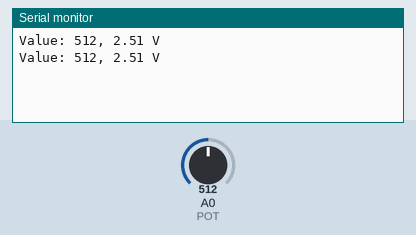
A sketch run on a simulated Arduino Uno, built with avr-gcc and run on an emulated ATmega328P. Parts: the last lines printed to the serial monitor. The inputs (shaded band) are chosen by the test bench; at power-on: A0 (POT) = 512.

Above: at 1.8 s.
1.9 s: A0 (POT) set to 716
At 2.6 s:
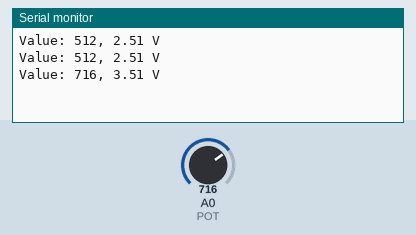
3.4 s: A0 (POT) set to 900
At 4.8 s:
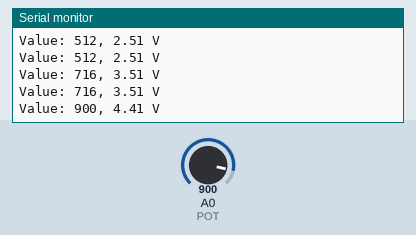
Timing chart, 0 to 6.4 s (numbered marks = the images above; inputs shaded):
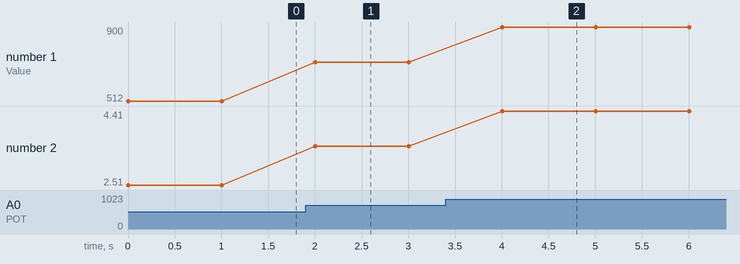

The sketch:

PotMeterTest.pde
```cpp
const int POT = 0;

void setup(){
  pinMode(POT, INPUT);
  Serial.begin(9600);
}

void loop(){
  int val = analogRead(POT);
  Serial.print("Value: ");
  Serial.print(val);
  Serial.print(", ");
  Serial.print(val * 0.0049);
  Serial.println(" V");
  delay(1000);
}
```

Measured:
- after the input at 1.9 s, the serial monitor: prints a new line after 0.10 s (image 1)
- after the input at 3.4 s, the serial monitor: prints a new line after 0.60 s (image 2)
- plotted number 1: 512 → 716 after the input at 1.9 s, 716 → 900 after the input at 3.4 s
- plotted number 2: 2.51 → 3.51 after the input at 1.9 s, 3.51 → 4.41 after the input at 3.4 s
